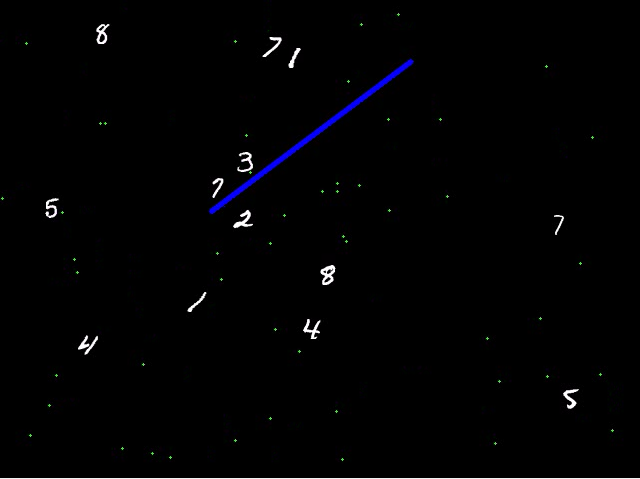
#> input picture soft2016/test/test.PNG, 640 x 479 px, given in place of video-9.avi, which was not available
$ jupyter execute --allow-errors pracenje_objekata.ipynb   (older library calls are emulated)   (text cells are left out)
#> lines starting #> are read from the running program, lines starting #| are printed output that depends on the picture; after the words box and inside, x2 and y2 are one past the last pixel; in counts of white or black regions, pixels touching at a corner belong together; pictures that were not available may be replaced by others from this repository, and a replacement may not be noted
### soft2016/code/vector.py
import math

# http://www.fundza.com/vectors/point2line/index.html
def dot(v,w):
    x,y = v
    X,Y = w
    return x*X + y*Y

def length(v):
    x,y = v
    return math.sqrt(x*x + y*y)

def vector(b,e):
    x,y = b
    X,Y = e
    return (X-x, Y-y)

def unit(v):
    x,y = v
    mag = length(v)
    return (x/mag, y/mag)

def distance(p0,p1):
    return length(vector(p0,p1))

def scale(v,sc):
    x,y = v
    return (x * sc, y * sc)

def add(v,w):
    x,y = v
    X,Y = w
    return (x+X, y+Y)

# Given a line with coordinates 'start' and 'end' and the
# coordinates of a point 'pnt' the proc returns the shortest
# distance from pnt to the line and the coordinates of the
# nearest point on the line.
#
# 1  Convert the line segment to a vector ('line_vec').
# 2  Create a vector connecting start to pnt ('pnt_vec').
# 3  Find the length of the line vector ('line_len').
# 4  Convert line_vec to a unit vector ('line_unitvec').
# 5  Scale pnt_vec by line_len ('pnt_vec_scaled').
# 6  Get the dot product of line_unitvec and pnt_vec_scaled ('t').
# 7  Ensure t is in the range 0 to 1.
# 8  Use t to get the nearest location on the line to the end
#    of vector pnt_vec_scaled ('nearest').
# 9  Calculate the distance from nearest to pnt_vec_scaled.
# 10 Translate nearest back to the start/end line.
# Malcolm Kesson 16 Dec 2012

def pnt2line(pnt, start, end):
    line_vec = vector(start, end)
    pnt_vec = vector(start, pnt)
    line_len = length(line_vec)
    line_unitvec = unit(line_vec)
    pnt_vec_scaled = scale(pnt_vec, 1.0/line_len)
    t = dot(line_unitvec, pnt_vec_scaled)
    r = 1
    if t < 0.0:
        t = 0.0
        r = -1
    elif t > 1.0:
        t = 1.0
        r = -1
    nearest = scale(line_vec, t)
    dist = distance(nearest, pnt_vec)
    nearest = add(nearest, start)
    return (dist, (int(nearest[0]), int(nearest[1])), r)

# [18 lines left out: function pnt2line2, not called in this run]

### soft2016/pracenje_objekata.ipynb
[cell 1]
import sys
sys.path.append('code/')
import math
import cv2
import numpy as np
from scipy import ndimage
from vector import distance, pnt2line
from matplotlib.pyplot import cm
from PIL import Image
import itertools
import time

[cell 2]
cc = -1
def nextId():
    global cc
    cc += 1
    cid = cc
    return cid

[cell 3]
def inRange(r, item, items):
    retVal = []
    for obj in items:
        mdist = distance(item['center'], obj['center'])
        if(mdist<r):
            retVal.append(obj)
    return retVal

[cell 4]
cap = cv2.VideoCapture("videos/video-9.avi")
def findLine():

    flag, img = cap.read()
#> img is the input picture: shape (479, 640, 3); mean B, G, R 3, 1.9, 1.9
    #plt.imshow(frame);
    frameArray = np.asarray(img[:,:])
    gray = cv2.cvtColor(img,cv2.COLOR_BGR2GRAY)
    edges = cv2.Canny(gray,50,150,apertureSize = 3)
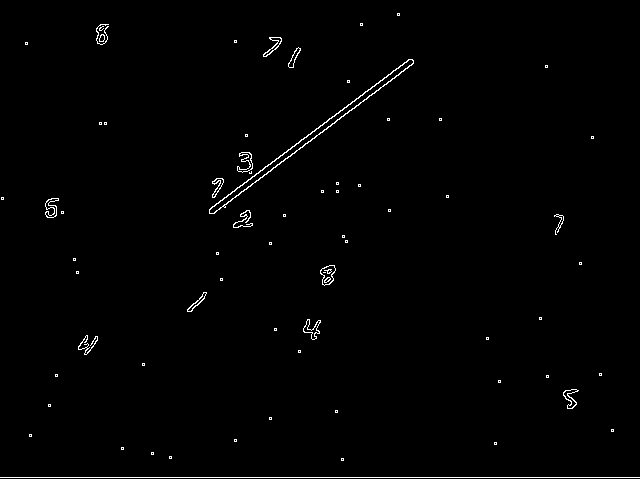
#> edges: shape (479, 640); 0.94% white in thin lines or dots

    minLineLength=200
    lines = cv2.HoughLinesP(image=edges,rho=1,theta=np.pi/180, threshold=10,lines=np.array([]), minLineLength=minLineLength,maxLineGap=20)
#> lines = [[0, 477, 639, 477], [212, 213, 413, 62], [209, 210, 409, 59]]

    a,b,c = lines.shape
#> a = 3; b = 1; c = 4
    for i in range(a):
        cv2.line(img, (lines[i][0][0], lines[i][0][1]), (lines[i][0][2], lines[i][0][3]), (0, 0, 255), 3, cv2.LINE_AA)
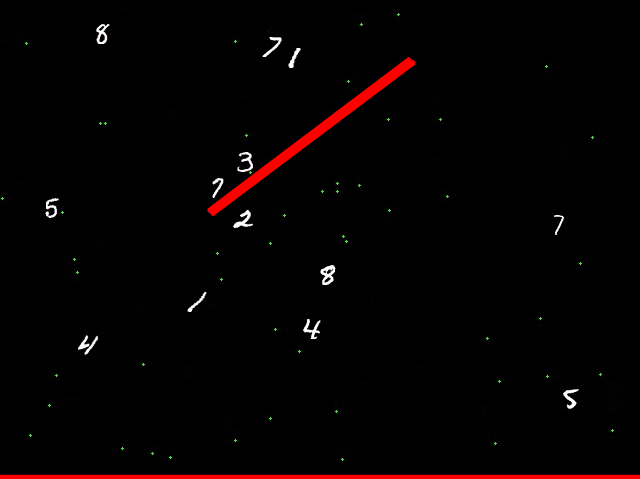
#> img: shape (479, 640, 3); 1.95% of pixels changed, all inside (x1, y1, x2, y2) = (0, 56, 640, 479)

    return [(lines[0][0][0], lines[0][0][1]),(lines[0][0][2], lines[0][0][3])]

#line = [(100,450), (500, 100)]
line = findLine();
#> line = [(0, 477), (639, 477)]
print(str(line[0])+' '+str(line[1]))
#| (0, 477) (639, 477)

[cell 5]
'''Trains a simple convnet on the MNIST dataset.
Gets to 99.25% test accuracy after 12 epochs
(there is still a lot of margin for parameter tuning).
16 seconds per epoch on a GRID K520 GPU.
'''

from __future__ import print_function
import keras as keras
from keras.datasets import mnist
from keras.models import Sequential, load_model
from keras.layers import Dense, Dropout, Activation, Flatten
from keras.layers import Conv2D, MaxPooling2D
from keras.utils import np_utils
from keras import backend as K
import numpy as np


class Mnist():
    def __init__(self):
        self.mnist_model = load_model("cnn/minst_model.h5")
        self.mnist_model.load_weights("cnn/weights.h5")

    # [76 lines left out: functions train, predict_number, not called in this run]


#> (the rest of this cell did not finish here and is left out)

[cell 6]
# color filter
kernel = np.ones((2,2),np.uint8)
lower = np.array([230, 230, 230])
upper = np.array([255, 255, 255])

#boundaries = [
#    ([230, 230, 230], [255, 255, 255])
#]

[cell 7]
fourcc = cv2.VideoWriter_fourcc(*'XVID')
#> fourcc = 1145656920
#fourcc = cv2.cv.CV_FOURCC(*'XVID')
out = cv2.VideoWriter('images/output-rezB.avi',fourcc, 20.0, (640,480))

elements = []
t =0
counter = 0
suma = 0
times = []

[cell 8]
#region = 0
while(1):
    start_time = time.time()
    ret, img = cap.read()
    #line = findLine()
    img = cv2.line(img ,line[0],line[1],(255,0,255),5)
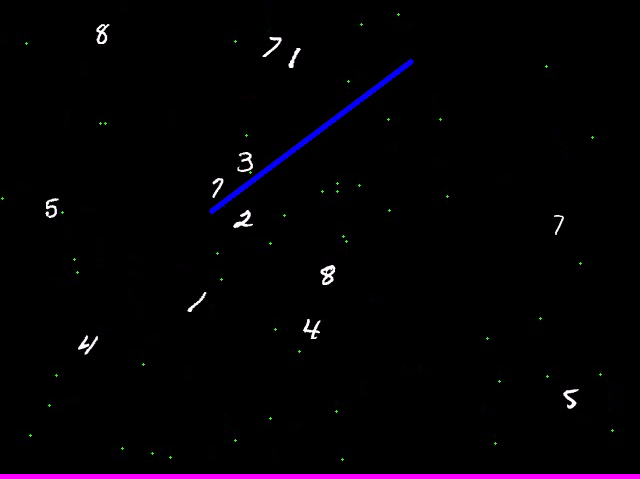
#> img: shape (479, 640, 3); 1.04% of pixels changed, all inside (x1, y1, x2, y2) = (0, 474, 640, 479)

    #line = findLine()

    lower = np.array(lower, dtype = "uint8")
    upper = np.array(upper, dtype = "uint8")
    mask = cv2.inRange(img, lower, upper)
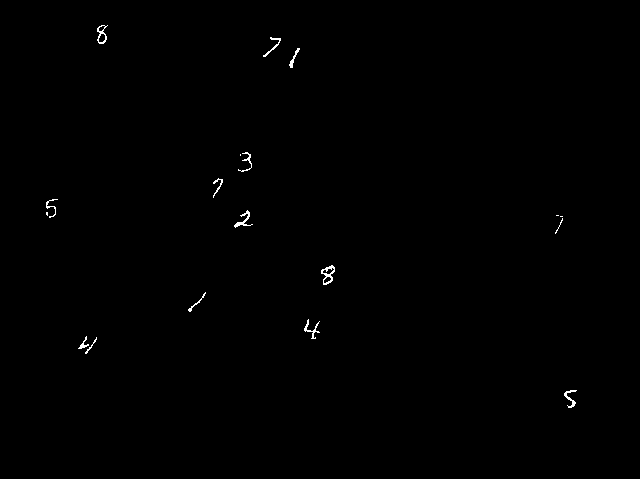
#> mask: shape (479, 640); 0.3% white in thin lines or dots, all inside (x1, y1, x2, y2) = (46, 25, 577, 408)
    img0 = 1.0*mask
    img0 = cv2.dilate(img0,kernel) #cv2.erode(img0,kernel)
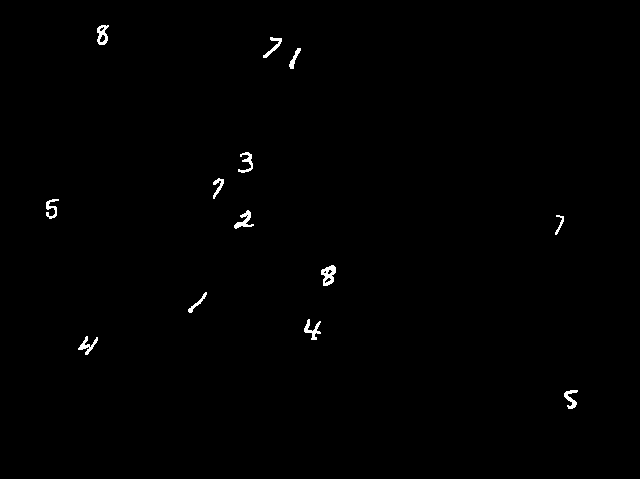
#> img0: shape (479, 640) float64; 0.52% white; 13 white regions, largest, box (x1, y1, x2, y2) and area: (321, 265, 336, 286) 188, (234, 210, 254, 229) 151, (97, 25, 109, 45) 144
    img0 = cv2.dilate(img0,kernel)
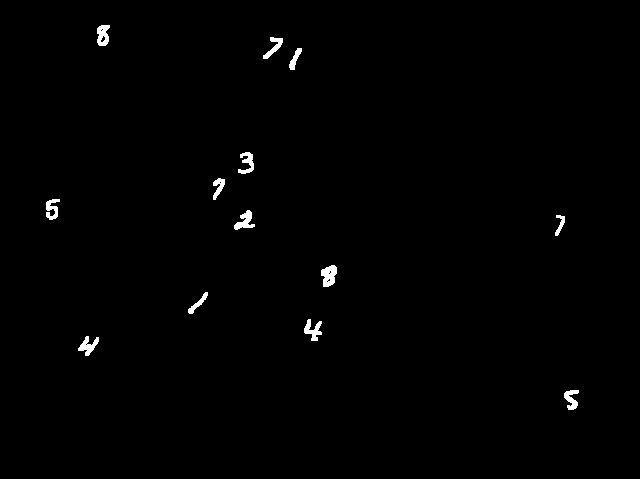
#> img0: shape (479, 640) float64; 0.73% white; 13 white regions, largest, box (x1, y1, x2, y2) and area: (321, 265, 337, 287) 249, (234, 210, 255, 230) 208, (304, 319, 322, 341) 203


    labeled, nr_objects = ndimage.label(img0)
#> labeled: shape (479, 640) int32; 14 distinct labels, from 0 to 13
#> nr_objects = 13
    objects = ndimage.find_objects(labeled)
#> objects = 13 items
    for i in range(nr_objects):
        loc = objects[i]
        (xc,yc) = ((loc[1].stop + loc[1].start)/2,
                   (loc[0].stop + loc[0].start)/2)
        (dxc,dyc) = ((loc[1].stop - loc[1].start),
                   (loc[0].stop - loc[0].start))

        if(dxc>11 or dyc>11):
            cv2.circle(img, (xc,yc), 16, (25, 25, 255), 1)
            elem = {'center':(xc,yc), 'size':(dxc,dyc), 't':t}
            # find in range
            lst = inRange(20, elem, elements)
            nn = len(lst)
            if nn == 0:
                elem['id'] = nextId()
                elem['t'] = t
                elem['pass'] = False
                elem['history'] = [{'center':(xc,yc), 'size':(dxc,dyc), 't':t}]
                elem['future'] = []
                elements.append(elem)
            elif nn == 1:
                lst[0]['center'] = elem['center']
                lst[0]['t'] = t
                lst[0]['history'].append({'center':(xc,yc), 'size':(dxc,dyc), 't':t})
                lst[0]['future'] = []
#> this loop made 13 passes
#> (xc, yc, dxc, dyc) on passes 1 to 9: (103.5, 35.5, 13, 21), (273, 48, 20, 22), (295.5, 59, 13, 22), (246, 163, 16, 22), (219, 189, 12, 22), (53, 209.5, 14, 21), (244.5, 220, 21, 20), (560, 225.5, 10, 21), (329, 276, 16, 22)
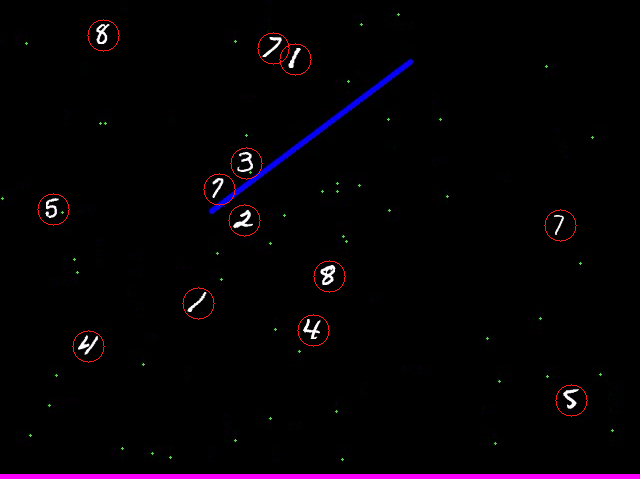
#> img: shape (479, 640, 3); 0.37% of pixels changed, all inside (x1, y1, x2, y2) = (37, 19, 588, 417)
#> after the loop, elements = 13 items

    for el in elements:
        tt = t - el['t']
        if(tt<3):
            dist, pnt, r = pnt2line(el['center'], line[0], line[1])
            if r>0:
                cv2.line(img, pnt, el['center'], (0, 255, 25), 1)
                c = (25, 25, 255)
                if(dist<9):
                    c = (0, 255, 160)
                    if el['pass'] == False:
                        el['pass'] = True
                        hor = el['center'][0]
                        ver = el['center'][1]
                        region = img0[ver - 14: ver + 14, hor - 14 + 2: hor + 14 +2]
                        suma += m.predict_number(region)
                        print('Suma: '+ str(suma))
                        counter += 1

            id = el['id']
            cv2.putText(img, str(el['id']),
                (el['center'][0]+10, el['center'][1]+10),
                cv2.FONT_HERSHEY_SIMPLEX, 1, 255)
            for hist in el['history']:
                ttt = t-hist['t']
                if(ttt<100):
                    cv2.circle(img, hist['center'], 1, (0, 255, 255), 1)

            for fu in el['future']:
                ttt = fu[0]-t
                if(ttt<100):
                    cv2.circle(img, (fu[1], fu[2]), 1, (255, 255, 0), 1)
#> this loop made 13 passes
#> (pnt_vec in pnt2line, pnt_vec_scaled in pnt2line, r) on pass 1: ((103.5, -441.5), (0.162, -0.691), 1)
#> (pnt_vec in pnt2line, pnt_vec_scaled in pnt2line, r) on pass 2: ((273, -429), (0.427, -0.671), 1)
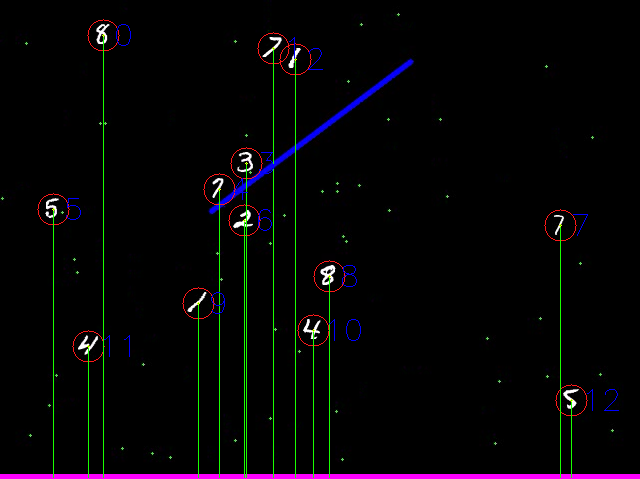
#> img: shape (479, 640, 3); 1.35% of pixels changed, all inside (x1, y1, x2, y2) = (52, 24, 619, 478)

    elapsed_time = time.time() - start_time
    times.append(elapsed_time*1000)
    cv2.putText(img, 'Brojac: '+str(counter), (400, 400), cv2.FONT_HERSHEY_SIMPLEX, 1,(90,90,255),2)
    cv2.putText(img, 'Suma: '+str(suma), (400, 450), cv2.FONT_HERSHEY_SIMPLEX, 1,(110, 110,255),2)
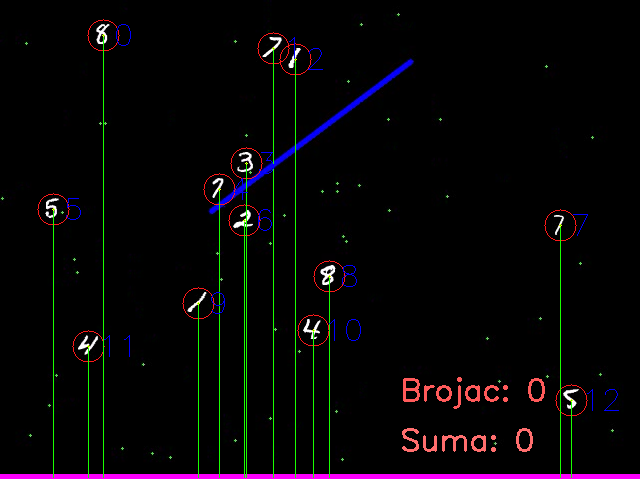
#> img: shape (479, 640, 3); mean B, G, R 6.3, 4.9, 6.7
    #print nr_objects
    t += 1
    #if t%10==0:
    #    print(t)
    cv2.imshow('frame', img)
    k = cv2.waitKey(30) & 0xff
#> (key Esc is pressed here)
    if k == 27:
        break
    out.write(img)
out.release()
cap.release()
cv2.destroyAllWindows()

et = np.array(times)
